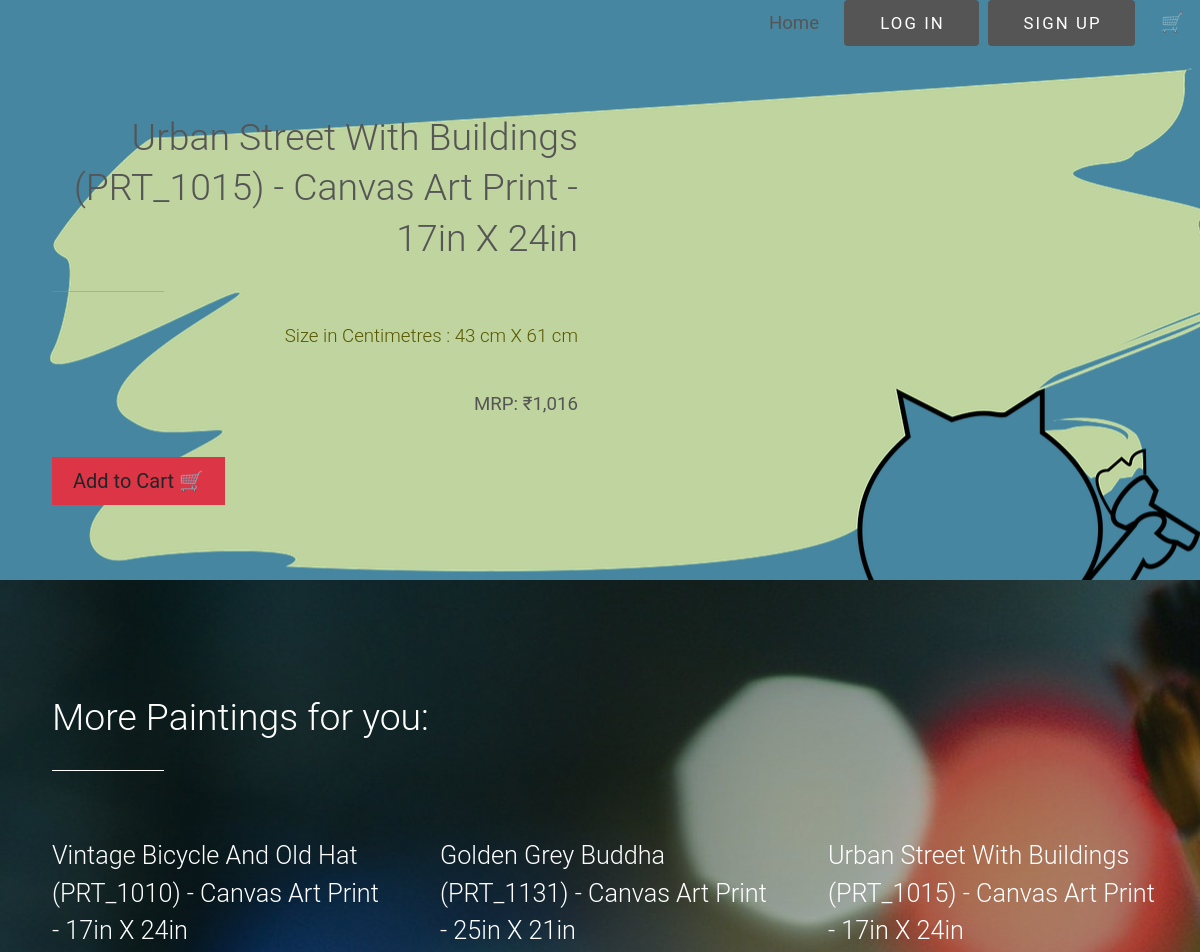
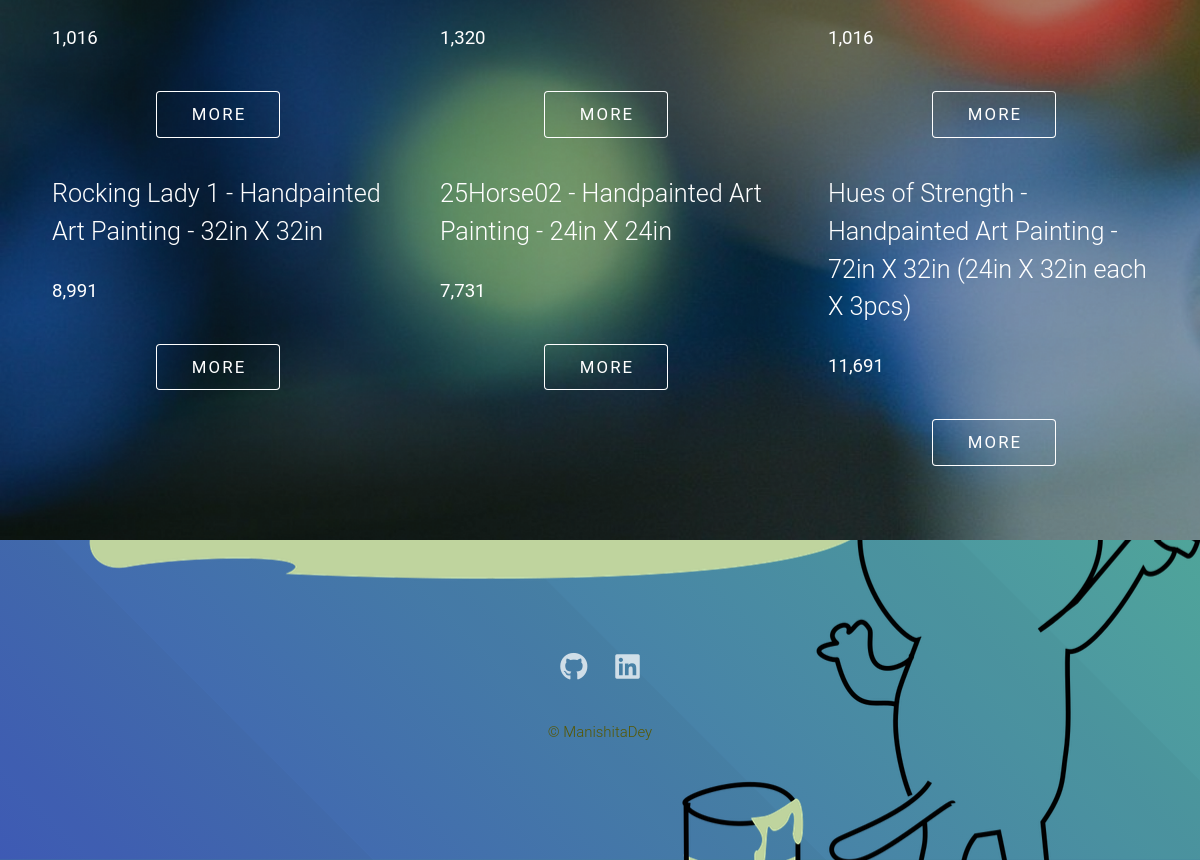
The page /show_product/3 on the database its author committed (2 pictures, top to bottom).
### main.py (models this page shows)
class Product(db.Model):
    __tablename__ = 'product'
    id = db.Column(db.Integer, primary_key = True)
    name = db.Column(db.String(500), nullable = False)
    size = db.Column(db.String(250), nullable = True)
    price = db.Column(db.String(250), nullable = False)
    image = db.Column(db.String(1000), nullable = False)

### main.py (the view)
@app.route('/show_product/<int:prod_id>')
def show(prod_id):
    flag = False
    all_products = db.session.query(Product).all()
    prod = db.session.query(Product).get(prod_id)
    if current_user.is_authenticated:
        all_cart_items = Cart.query.filter_by(user_id=current_user.id).all()
    else:
        all_cart_items = []
    for item in all_cart_items:
        if item.name == prod.name:
            flag = True
            break
        else:
            flag = False
    return render_template('show_product.html', product = prod, products = all_products, btn_flag = flag)

### templates/show_product.html (shortened to what this page needs)
<!DOCTYPE HTML>
<html>
	<head>
		<link href="https://cdn.jsdelivr.net/npm/bootstrap@5.0.2/dist/css/bootstrap.min.css" rel="stylesheet">
		<link rel="stylesheet" href="../static/assets/css/main.css" />
	</head>
	<body class="is-preload">
<div style="background-color:#b5c491;">
					<ul class="nav fixed-top nav-pills justify-content-end">
						  <li class="nav-item">
    <a class="nav-link " href="{{url_for('home')}}">
		<strong>
			{% if current_user.is_authenticated %}
			{{current_user.name}}
			{% else %}
			Home
			{% endif %}
		</strong></a>
  </li>
						{% if not current_user.is_authenticated %}
  <li class="nav-item">
	  <a href="{{url_for('login')}}" class="button primary">Log in</a></li>
						<li class = "nav-item"><a href="{{url_for('register')}}" class="button primary">Sign Up</a></li>
						{% else %}
						<li class = "nav-item"><a href="{{url_for('logout')}}" class="button primary">Log Out</a></li>
						{% endif %}
						<li class="nav-item">
    <a class="nav-link " href="{{url_for('cart')}}"><strong>🛒</strong></a>
  </li>
</ul>
</div>
				<section id = 'one' class = 'main style1'>
				<div class="container">
					<div class="row gtr-150">
						<div class="col-6 col-12-medium">
							<header class="major">
								<h2 style= "text-align:right;">{{product.name}}</h2>
							</header>
							<p style= "text-align:right; color:#575700;">{{product.size}}</p>
							<p style= "text-align:right;"> <strong>MRP: ₹{{product.price}}</strong></p>
							{% if btn_flag == False %}
							<a class = "btn btn-lg bg-danger" href="{{url_for('add_to_cart', prod_id  = product.id)}}"   role="button">Add to Cart 🛒</a>
							{% else %}
							<a class = "btn btn-lg bg-danger" href="{{url_for('delete_from_cart', prod_id  = product.id)}}"   role="button">Remove from Cart 🛒</a>
							{% endif %}
						</div>
						<div class="col-6 col-12-medium imp-medium">
						</div>
					</div>
				</div>
			</section>
			<section id="two" class="main style2">
				<div class="container">
					<header class="major">
						<h2>More Paintings for you:</h2>
					</header>
					<div class="row gtr-150">
						{% for product in products %}
						<div class="col-4 col-12-medium">
							<a href="{{url_for('show',prod_id = product.id)}}"><h3>{{product.name}}</h3></a>
							<p><strong>{{product.price}}</strong></p>
							<ul class="actions special">
								<li><a href="{{url_for('show',prod_id = product.id)}}" class="button">More</a></li>
							</ul>
						</div>
						{% endfor %}
					</div>
				</div>
			</section>
			<section id="footer">
				<ul class="icons">
					<li><a href="https://github.com/manishita-dey" class="icon brands alt fa-github"><span class="label">GitHub</span></a></li>
					<li><a href="https://www.linkedin.com/in/manishita-dey-9a9115135/" class="icon brands alt fa-linkedin"><span class="label">LinkedIn</span></a></li>
				</ul>
				<ul class="copyright">
					<li style="color:#575700">&copy; ManishitaDey</li>				</ul>
			</section>
	</body>
</html>

### rows shown on the page
Product: name "Urban Street With Buildings (PRT_1015) - Canvas Art Print - 17in X 24in", size "Size in Centimetres : 43 cm X 61 cm", price "1,016"
Product: name "Vintage Bicycle And Old Hat (PRT_1010) - Canvas Art Print - 17in X 24in", price "1,016"
Product: name "Golden Grey Buddha (PRT_1131) - Canvas Art Print - 25in X 21in", price "1,320"
Product: name "Rocking Lady 1 - Handpainted Art Painting - 32in X 32in", price "8,991"
Product: name "25Horse02 - Handpainted Art Painting - 24in X 24in", price "7,731"
Product: name "Hues of Strength - Handpainted Art Painting - 72in X 32in (24in X 32in each X 3pcs)", price "11,691"
